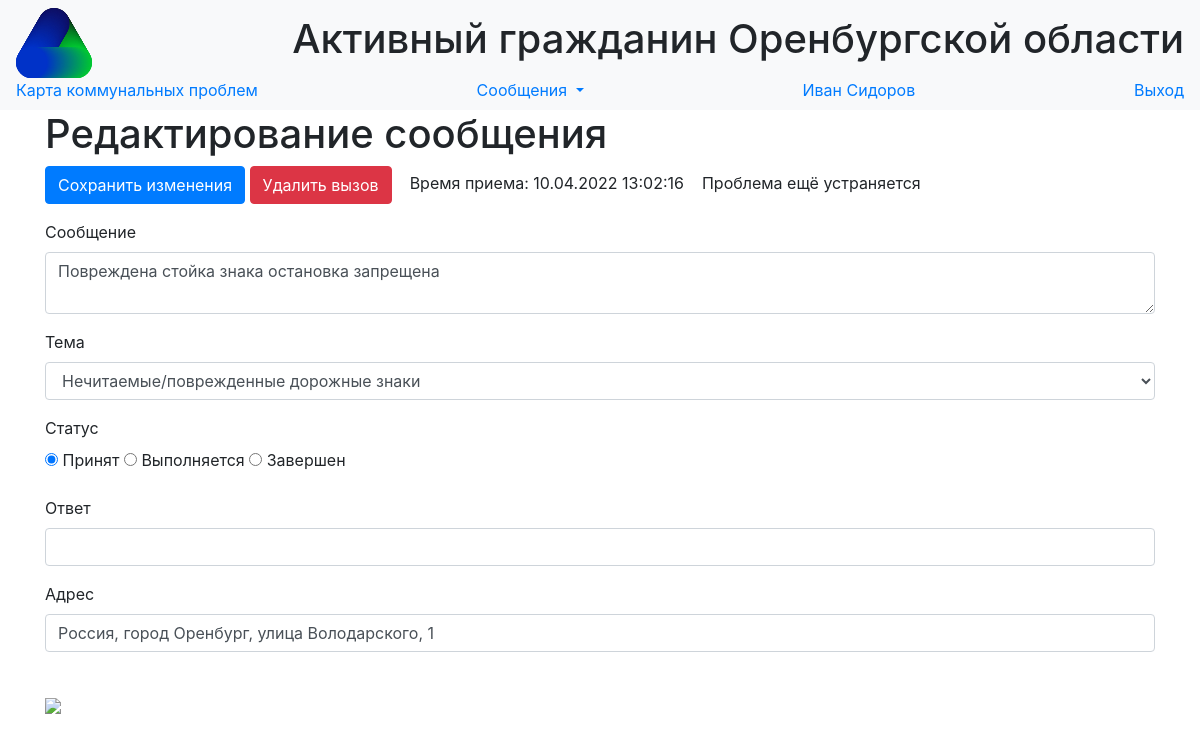
/calls/4 (signed in), run on the app's committed database.
### data/users.py (models this page shows, shortened)
class User(SqlAlchemyBase, UserMixin,SerializerMixin):
    __tablename__ = 'users'
    id = sqlalchemy.Column(sqlalchemy.Integer,
                           primary_key=True, autoincrement=True)
    surname = sqlalchemy.Column(sqlalchemy.String, nullable=True)
    name = sqlalchemy.Column(sqlalchemy.String, nullable=True)
    position = sqlalchemy.Column(sqlalchemy.String, nullable=True)
    locality = sqlalchemy.Column(sqlalchemy.String, nullable=True)
    email = sqlalchemy.Column(sqlalchemy.String,
                              index=True, unique=True, nullable=True)
    hashed_password = sqlalchemy.Column(sqlalchemy.String, nullable=True)
    modified_date = sqlalchemy.Column(sqlalchemy.DateTime,
                                      default=datetime.datetime.now)

### data/calls.py (models this page shows, shortened)
class Call(SqlAlchemyBase, SerializerMixin):
    __tablename__ = 'calls'
    id = sqlalchemy.Column(sqlalchemy.Integer,
                           primary_key=True, autoincrement=True)
    message = sqlalchemy.Column(sqlalchemy.String, nullable=True)
    address = sqlalchemy.Column(sqlalchemy.String, nullable=True)
    point = sqlalchemy.Column(sqlalchemy.String, nullable=True)
    service = sqlalchemy.Column(sqlalchemy.String, nullable=True)
    status = sqlalchemy.Column(sqlalchemy.String, nullable=True)
    call_time = sqlalchemy.Column(sqlalchemy.DateTime,
                                  default=datetime.datetime.utcnow())
    finish_time = sqlalchemy.Column(sqlalchemy.DateTime,
                                    nullable=True)
    answer = sqlalchemy.Column(sqlalchemy.String, nullable=True)

### main.py (the view, shortened to what this page needs)
@app.route('/calls/<int:call_id>', methods=['GET', 'POST'])
@login_required
def edit_call(call_id):
    form = EditCallForm()
    if request.method == "GET":
        db_sess = db_session.create_session()
        call = db_sess.query(Call).filter(Call.id == call_id).first()
        if call:
            form.message.data = call.message
            form.address.data = call.address
            form.service.data = call.service
            form.status.data = call.status
            form.answer.data = call.answer
            form.call_id.data = call.id
            form.call_time.data = call.call_time
            form.finish_time.data = call.finish_time
            if call.point:
                x, y = call.point.split()
                form.point.data = f"{x},{y}"
        else:
            abort(404)
    return render_template('edit_call.html',
                           title='Редактирование вызова',
                           form=form
                           )

### forms/editcallform.py
class EditCallForm(FlaskForm):
    message = TextAreaField('Сообщение', validators=[DataRequired(message="Поле 'сообщение' не может быть пустым")])
    address = StringField('Адрес', validators=[DataRequired(message="Поле 'адрес' не может быть пустым"),
                                                            AddressRequired(unique=True)])
    service = SelectField(u'Тема',
                          choices=
                          [(x, x) for x in translateT.values()])
    status = RadioField('Статус',
                        choices=[('received', 'Принят'), ('serviced', 'Выполняется'), ('finished', 'Завершен')])
    answer = StringField('Ответ')
    call_time = DateTimeField('Время вызова')
    finish_time = DateTimeField('Время завершения')
    call_id = IntegerField('ID')
    point = StringField('Point')
    submit = SubmitField('Cохранить изменения')

### data/db_session.py (called while the page is built)
def create_session() -> Session:
    global __factory
    return __factory()

### main.py (called while the page is built)
@login_manager.user_loader
def load_user(user_id):
    db_sess = db_session.create_session()
    return db_sess.query(User).get(user_id)

### templates/edit_call.html (shortened to what this page needs)
{% extends "base.html" %}
{% block content %}
<h1> Редактирование сообщения </h1>
<form action="" method="post">
    <p>{{ form.submit(type="submit", class="btn btn-primary") }}
        <a href="/delete_call/{{ form.call_id.data }}" class="btn btn-danger"> Удалить вызов </a> &nbsp;&nbsp;
        Время приема: {{ moment(form.call_time.data).format("DD.MM.YYYY HH:mm:ss") }} &nbsp;&nbsp;
        {% if form.status.data == "finished" %}
            Время завершения: {{ moment(form.finish_time.data).format("DD.MM.YYYY HH:mm:ss") }}
        {% else %}
            Проблема ещё устраняется
        {% endif %}
    </p>
    <p>
        {{ form.message.label }}<br>
        {{ form.message(class="form-control") }}
    </p>
    <p>
        {{ form.service.label }}<br>
        {{ form.service(class="form-control") }}
    </p>
    <p>
        {{ form.status.label }}<br>
        {% for subfield in form.status %}
            <tr>
                <td>{{ subfield }}</td>
                <td>{{ subfield.label }}</td>
            </tr>
        {% endfor %}
    </p>
    <p>
        {{ form.answer.label }}<br>
        {{ form.answer(class="form-control") }}
    </p>
    <p>
        {{ form.address.label }}<br>
        {{ form.address(class="form-control") }}
        <br>
    </p>
    <p>
        {% if form.point %}
            <img src="https://static-maps.yandex.ru/1.x/?ll={{form.point.data}}&size=300,300&z=16&l=map&pt={{form.point.data}},comma">
        {% endif %}
    </p>
</form>
{% endblock %}

### templates/base.html (shortened to what this page needs)
<!DOCTYPE html>
<html lang="en">
<head>
    <link rel="stylesheet" href="../static/css/bootstrap.min.css">
    <link rel="stylesheet" type="text/css" href="../static/css/style.css" />
</head>
  <body>
    <header>
      <nav class="navbar navbar-light bg-light">
          <img src="/static/favicon.svg" height = "70px">
          <h1>Активный гражданин Оренбургской области </h1>
          <a class="nav-brand" href="/map">Карта коммунальных проблем</a>
          {% if current_user.is_authenticated %}
          <div class="nav-item dropdown">
          <a class="nav-brand dropdown-toggle" href="#" id="navbarDropdownMenuLink" role="button"
             data-toggle="dropdown" aria-haspopup="true" aria-expanded="false"> Сообщения </a>
          </div>
          <a class="navbar-link" href="/users/{{current_user.id}}">{{current_user.name}} {{current_user.surname}}</a>
          <a class="navbar-link" href="/logout">Выход</a>
          {% else %}
            <p>
                <a class="btn btn-success" href="/login">Войти</a>
                <a class="btn btn-primary " href="/register">Зарегистрироваться</a>
            </p>
          {% endif %}
      </nav>
    </header>
    <main role="main" class="container">
        {% block content %}
        {% endblock %}
    </main>
  </body>
</html>

### data on the page
User: name "Иван", surname "Сидоров"
Call: call_time "10.04.2022 13:02:16", message "Повреждена стойка знака остановка запрещена", service "Нечитаемые/поврежденные дорожные знаки", address "Россия, город Оренбург, улица Володарского, 1"

### other printed values
{{ subfield.label }} "Принят" "Выполняется" "Завершен"
